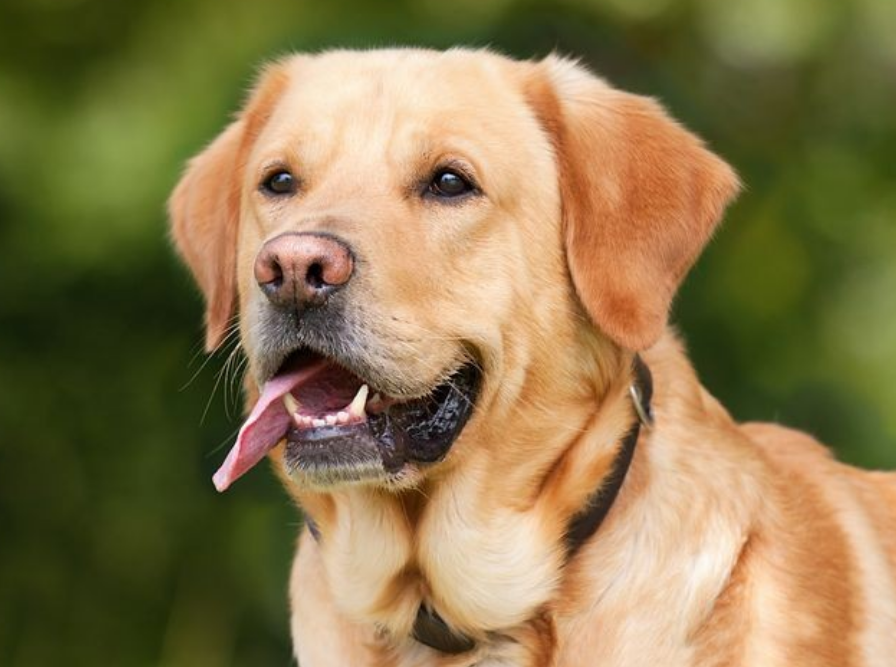
#> input picture Code/ImageDog.PNG, 896 x 667 px, found by its file name
$ python ImageConvolution.py
#> lines starting #> are read from the running program, lines starting #| are printed output that depends on the picture
import cv2
import numpy as np
import matplotlib.pyplot as plt

# load 图像
image_path = 'D:/BF4/Code/ImageDog.png'
image = cv2.imread(image_path, cv2.IMREAD_COLOR)
#> image is the input picture: shape (667, 896, 3); mean B, G, R 78.2, 120.9, 138.9

# 看图像路径
if image is None:
    raise ValueError("The image could not be loaded. Please check the file path.")

# 把图像变成gray
gray_image = cv2.cvtColor(image, cv2.COLOR_BGR2GRAY)
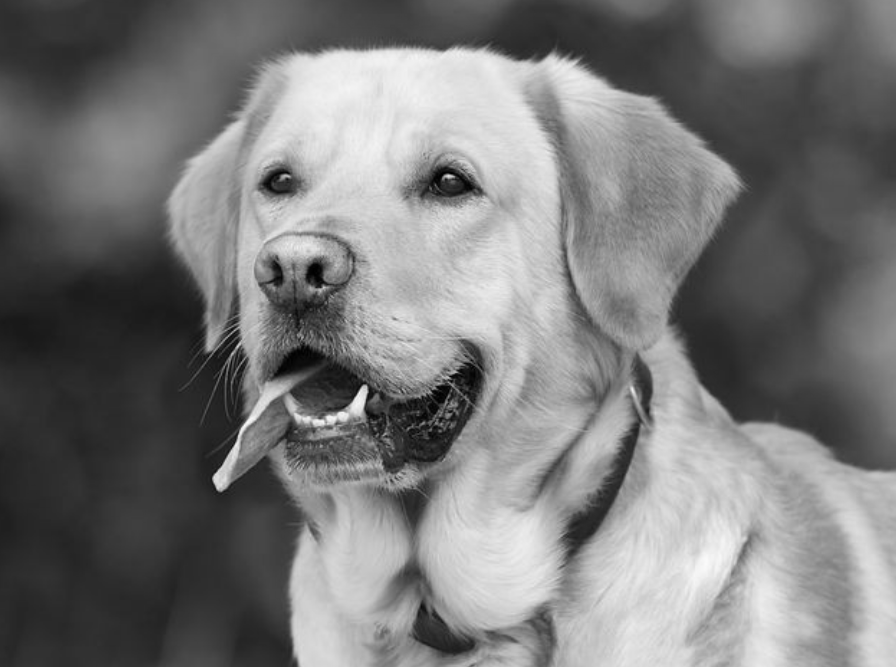
#> gray_image: shape (667, 896); min 0, max 250, mean 121.4

# Define a 3x3 kernel(卷积函数)
kernel = np.array([[-1, 0, 1],
                   [-1, 0, 1],
                   [-1, 0, 1]], dtype=np.float32)

# Apply the kernel to the grayscale image
convolved_image = cv2.filter2D(gray_image, -1, kernel)
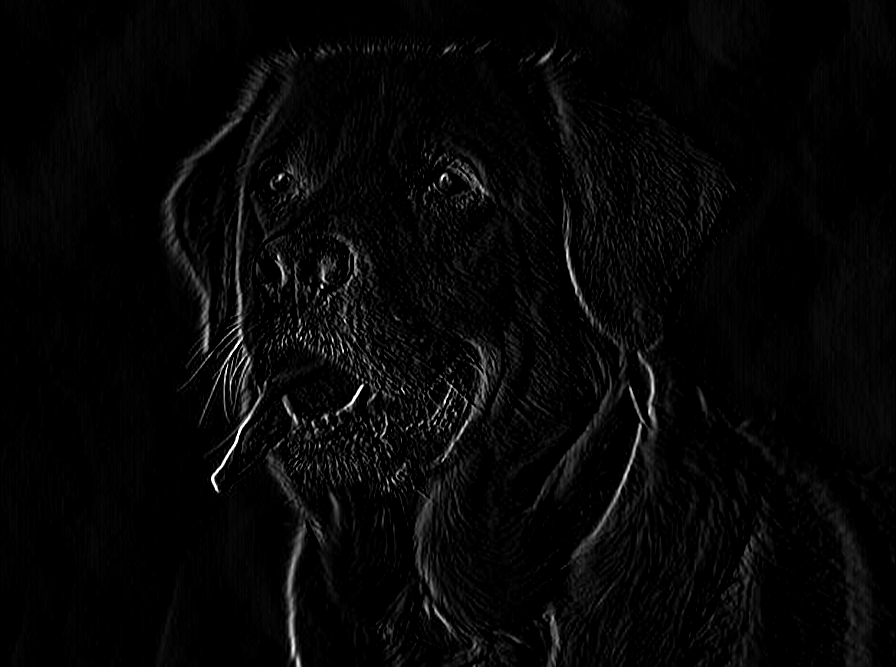
#> convolved_image: shape (667, 896); min 0, max 255, mean 6.4

# Display the original and convolved image
fig, axes = plt.subplots(1, 2, figsize=(10, 5))
axes[0].imshow(cv2.cvtColor(image, cv2.COLOR_BGR2RGB))
axes[0].set_title('Original Image')
axes[0].axis('off')

axes[1].imshow(convolved_image, cmap='gray')
axes[1].set_title('Convolved Image')
axes[1].axis('off')

plt.tight_layout()
plt.show()
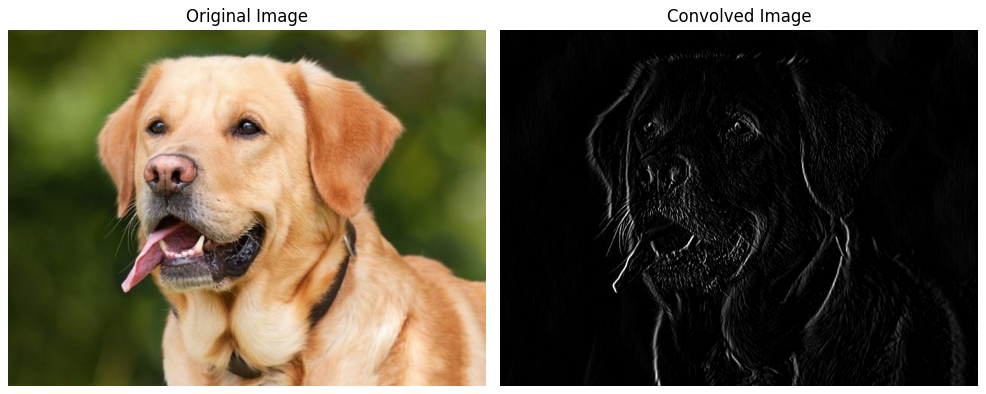
#> figure drawn by matplotlib, 2 panels
